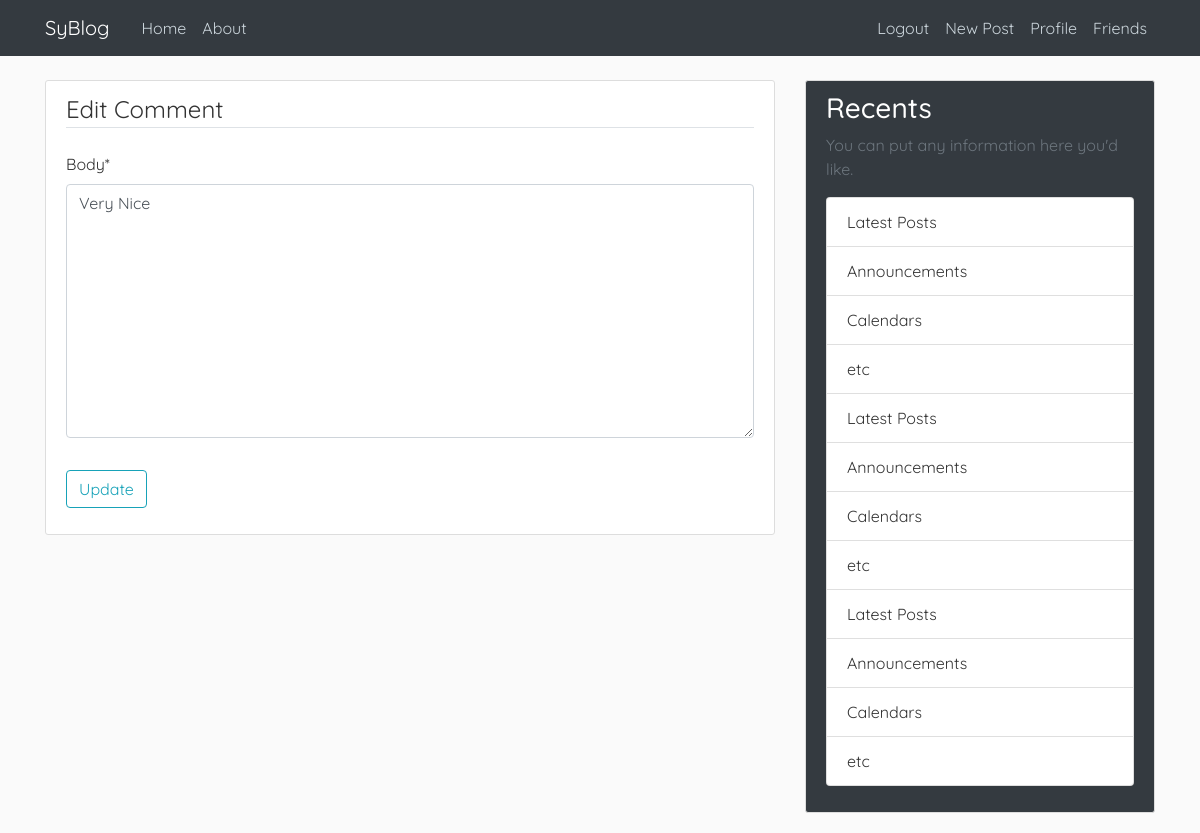
Page /comment/2/edit/ (signed in) on the earlier database version.
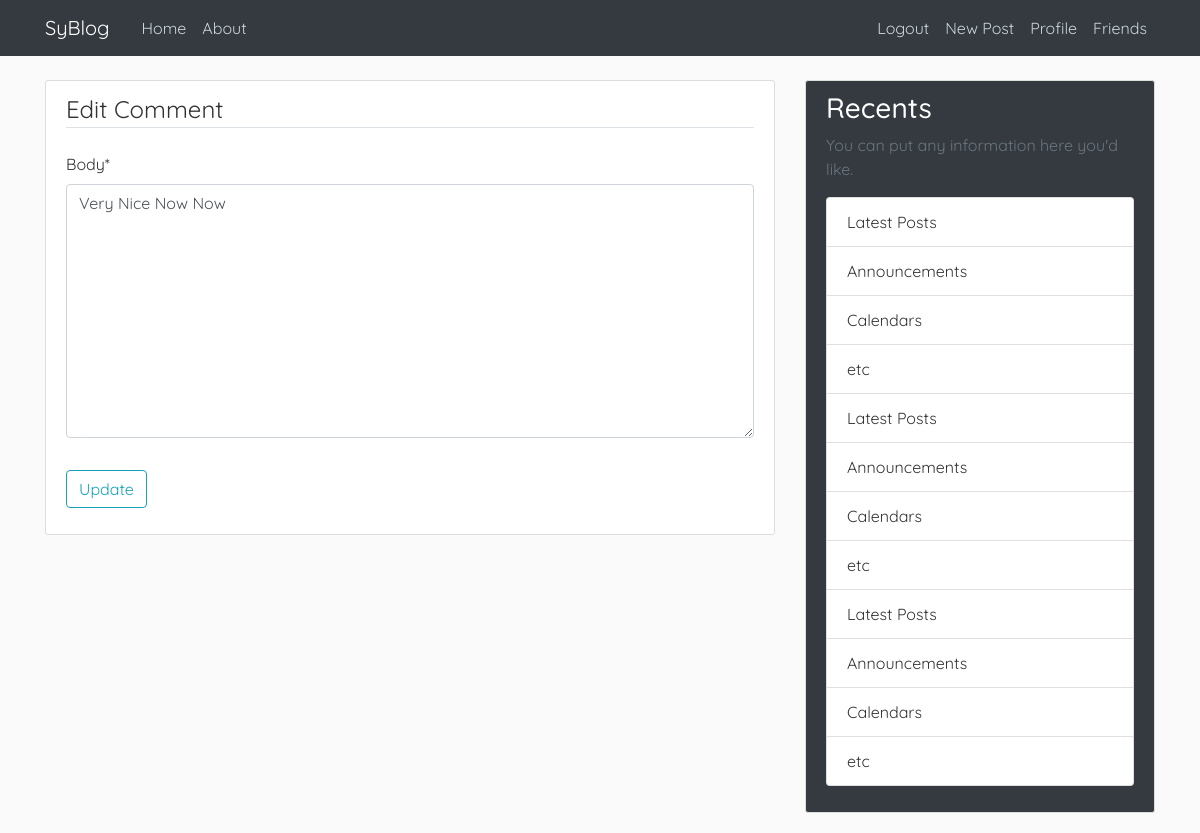
Same page on the later database version.
### blog/models.py (models this page shows, shortened)
class Comment(models.Model):
    body = models.TextField()
    date_posted = models.DateTimeField(default=timezone.now)
    author = models.ForeignKey(User, on_delete=models.CASCADE, related_name="comments")
    post = models.ForeignKey(Post, on_delete=models.CASCADE, related_name="comments")
    likes = models.ManyToManyField(User, related_name="comment_likes")
    dislikes = models.ManyToManyField(User, related_name="comment_dislikes")

### blog/views.py (the view)
# urls.py: path('comment/<int:pk>/edit/', views.editComment, name='edit-comment'),
@login_required
def editComment(request, pk):
    comment = Comment.objects.get(pk=pk)
    if(request.user == comment.author):
        if(request.method == 'POST'):
            form = CommentUpdateForm(request.POST, instance=comment)
            if(form.is_valid()):
                form.save()
                messages.success(request, 'Comment Updated Successfully')
                return redirect(comment.post)
        else:
            form = CommentUpdateForm(instance=comment)
        context = {
            'form': form
        }
        return render(request, 'blog/edit_comment.html', context)
    else:
        return HttpResponse("<h1>You Can't Edit Someone Else's Comment</h1>")

### blog/forms.py
class CommentUpdateForm(forms.ModelForm):
    class Meta:
        model = Comment
        fields = ['body']

### friend/context_processors.py (called while the page is built)
def requests_to_base(requests):
    receivers = dict(Counter([req.receiver for req in FriendRequest.objects.all()]))
    return {'receivers': receivers}

### blog/templates/blog/edit_comment.html (shortened to what this page needs)
{% extends 'blog/base.html' %}
{% load crispy_forms_tags %}
{% block content %}
    <div class="content-section">
        <form action="" method="post">
            <fieldset class="form-group">
                <legend class="border-bottom mb-4">Edit Comment</legend>
                {{form|crispy}}
            </fieldset>
            <div class="form-group">
                <button class="btn btn-outline-info" type="submit">Update</button>
            </div>
        </form>
    </div>
{% endblock content %}

Differences in the rows shown:
changed Comment: body "Very Nice" → "Very Nice Now Now"
